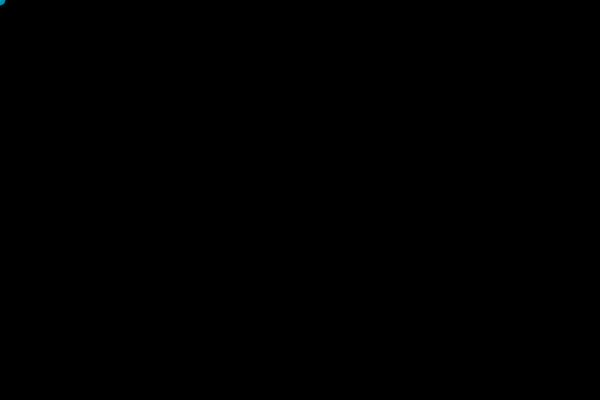
Frame 1 (no input)
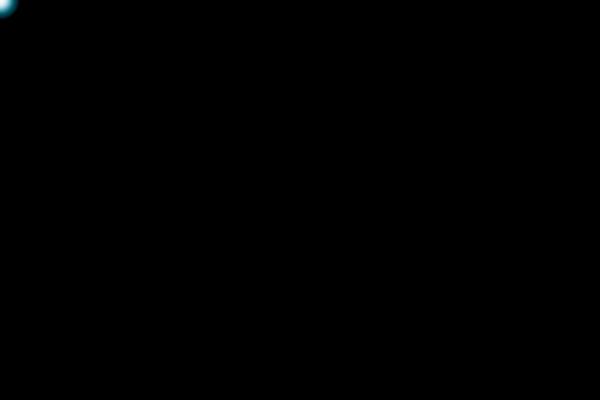
Frame 60 (the mouse pressed at the canvas centre just before this capture)
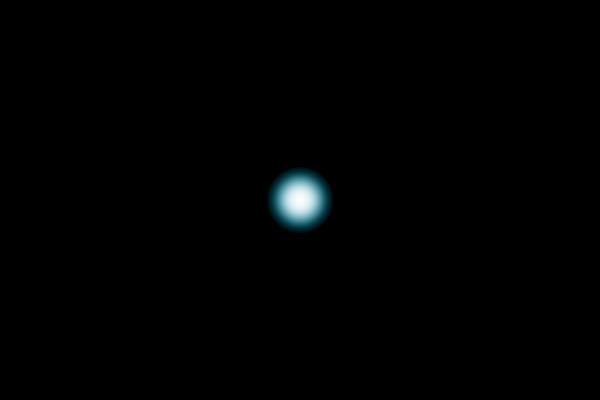
Frame 120 (the mouse held since frame 60 and released just before this capture)

The Processing sketch that drew these frames (run headless with seeded random() and noise(); from frame 60 on, the mouse is pressed at the canvas centre):

// Processing sketch: processing_99812
// ── processing_99812.pde

float increment=0.25;
boolean creixement=true;



void setup() {
  size(600, 400);
  background(0);
  fill(255,10);
  noStroke();
  cursor(CROSS);


}

void draw() {
   fill(0);
  rect(0,0,width,height);
  
  if (creixement==true){
    increment=increment+0.25;
    if(increment==30){
      creixement=false;
    }
  }
  
  if (creixement==false){
    increment=increment-0.25;
    if(increment==1){
      creixement=true;
    }
  }
  

  
    for(int i = 0; i < 20; i++) {
    fill(0,180,220,20);
    ellipse(mouseX,mouseY,i*(increment/10)+10,i*(increment/10)+10);  
  }
 
 for(int i = 0; i < 20; i++) {
     fill(255,100-i*5);
    ellipse(mouseX,mouseY,i*(increment/10),i*(increment/10));  
  }



}
